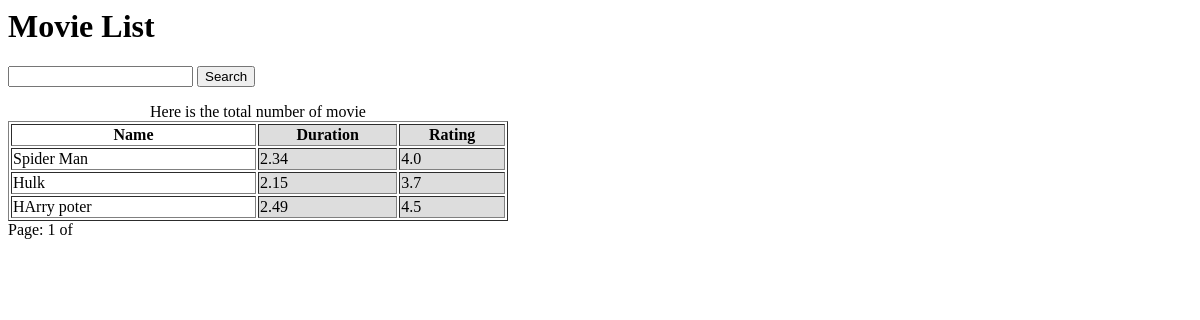
/movielist/?page=2, run on an earlier commit of the app's database.
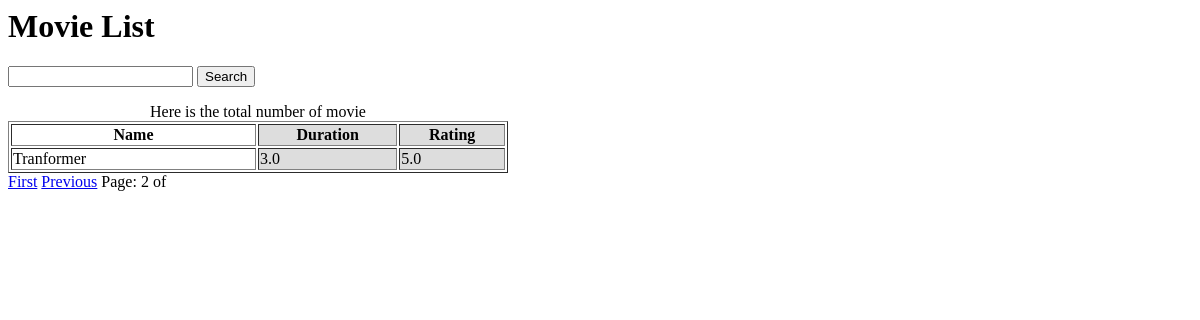
And on a later commit of the database.
### movie/models.py (models this page shows, shortened)
class MovieData(models.Model):
    name = models.CharField(max_length=200)
    duration = models.FloatField()
    rating = models.FloatField()
    typ = models.CharField(max_length=200, default='action')
    image = models.ImageField(upload_to='Images/', default= 'Images/None/Noimg.jpg')

### movie/views.py (the view)
# urls.py: path('movielist/', views.movie_list, name='movie_list'),
def movie_list(request):
    movies_object = MovieData.objects.all()
    movie_name = request.GET.get('movie_name')
    if movie_name != '' and movie_name is not None:
        movies_object = movies_object.filter(name__icontains = movie_name)
    paginator = Paginator(movies_object, 3)
    page = request.GET.get('page')
    movies_object = paginator.get_page(page)
    return render(request, 'movie_list.html', {'movie_objects': movies_object})

### movie/templates/movie_list.html (shortened to what this page needs)
<h1>Movie List</h1>
<form action="" method="GET">
    <input type="search" name="movie_name">
    <button type="submit">Search</button>
</form>
<table dir="ltr" width="500" border="1"
			summary="purpose/structure for speech output">
	<caption>Here is the total number of movie
	</caption>
	<colgroup width="50%" />
	<colgroup id="colgroup" class="colgroup" align="center"
			valign="middle" title="title" width="1*"
			span="2" style="background:#ddd;" />
	<thead>
		<tr>
			<th scope="col">Name</th>
			<th scope="col">Duration</th>
			<th scope="col">Rating</th>
		</tr>
	</thead>
	<tbody>
        {% for movieitem in movie_objects %}
		<tr>
			<td>{{ movieitem.name }}</td>
			<td>{{ movieitem.duration }}</td>
			<td>{{ movieitem.rating }}</td>
		</tr>
        {% endfor %}
	</tbody>
</table>
{% if movie_objects.has_previous %}
    <a href="?page=1">First</a>
    <a href="?page={{ movie_objects.previous_page_number }}">Previous</a>
{% endif %}
Page: {{ movie_objects.number }} of {{ movie_objects.num_pages }}

What changed in the data, as far as the page shows it:
no longer on this page (row unchanged): MovieData: name "Spider Man", duration "2.34", rating "4.0"
no longer on this page (row unchanged): MovieData: name "Hulk", duration "2.15", rating "3.7"
no longer on this page (row unchanged): MovieData: name "HArry poter", duration "2.49", rating "4.5"
added MovieData: name "Tranformer", duration "3.0", rating "5.0"
Also different on the page:
{{ movie_objects.number }}: "1" → "2"
text now shown: "First Previous"
